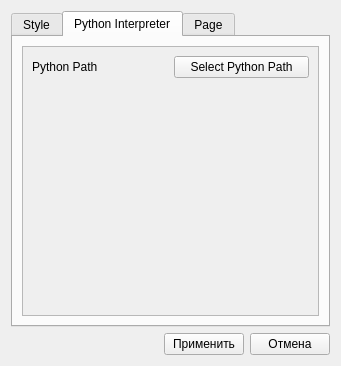
<?xml version="1.0" encoding="UTF-8"?>
<ui version="4.0">
 <class>Form</class>
 <widget class="QWidget" name="Form">
  <property name="windowModality">
   <enum>Qt::ApplicationModal</enum>
  </property>
  <property name="geometry">
   <rect>
    <x>0</x>
    <y>0</y>
    <width>341</width>
    <height>366</height>
   </rect>
  </property>
  <property name="windowTitle">
   <string>Settings</string>
  </property>
  <layout class="QVBoxLayout" name="verticalLayout">
   <item>
    <widget class="QTabWidget" name="tabWidget">
     <property name="tabPosition">
      <enum>QTabWidget::North</enum>
     </property>
     <property name="tabShape">
      <enum>QTabWidget::Rounded</enum>
     </property>
     <property name="currentIndex">
      <number>1</number>
     </property>
     <widget class="QWidget" name="styleTab">
      <attribute name="title">
       <string>Style</string>
      </attribute>
      <layout class="QVBoxLayout" name="verticalLayout_2">
       <item>
        <widget class="QScrollArea" name="scrollArea">
         <property name="widgetResizable">
          <bool>true</bool>
         </property>
         <widget class="QWidget" name="scrollAreaWidgetContents">
          <property name="geometry">
           <rect>
            <x>0</x>
            <y>0</y>
            <width>297</width>
            <height>271</height>
           </rect>
          </property>
          <layout class="QVBoxLayout" name="verticalLayout_4">
           <item>
            <layout class="QHBoxLayout" name="horizontalLayout_2">
             <item>
              <widget class="QLabel" name="label">
               <property name="text">
                <string>Style</string>
               </property>
              </widget>
             </item>
             <item>
              <widget class="QComboBox" name="styleList"/>
             </item>
            </layout>
           </item>
           <item>
            <layout class="QHBoxLayout" name="horizontalLayout_3">
             <item>
              <widget class="QLabel" name="label_2">
               <property name="text">
                <string>Font Code</string>
               </property>
              </widget>
             </item>
             <item>
              <widget class="QFontComboBox" name="fontList">
               <property name="font">
                <font>
                 <family>Gadugi</family>
                 <weight>50</weight>
                 <bold>false</bold>
                </font>
               </property>
              </widget>
             </item>
            </layout>
           </item>
           <item>
            <spacer name="verticalSpacer">
             <property name="orientation">
              <enum>Qt::Vertical</enum>
             </property>
             <property name="sizeHint" stdset="0">
              <size>
               <width>20</width>
               <height>40</height>
              </size>
             </property>
            </spacer>
           </item>
          </layout>
         </widget>
        </widget>
       </item>
      </layout>
     </widget>
     <widget class="QWidget" name="PythonInterpreterTab">
      <attribute name="title">
       <string>Python Interpreter</string>
      </attribute>
      <layout class="QVBoxLayout" name="verticalLayout_3">
       <item>
        <widget class="QScrollArea" name="scrollArea_2">
         <property name="widgetResizable">
          <bool>true</bool>
         </property>
         <widget class="QWidget" name="scrollAreaWidgetContents_2">
          <property name="geometry">
           <rect>
            <x>0</x>
            <y>0</y>
            <width>297</width>
            <height>271</height>
           </rect>
          </property>
          <layout class="QVBoxLayout" name="verticalLayout_5">
           <item>
            <layout class="QHBoxLayout" name="horizontalLayout_4">
             <item>
              <widget class="QLabel" name="label_3">
               <property name="text">
                <string>Python Path</string>
               </property>
              </widget>
             </item>
             <item>
              <widget class="QPushButton" name="pythonPath">
               <property name="text">
                <string>Select Python Path</string>
               </property>
              </widget>
             </item>
            </layout>
           </item>
           <item>
            <spacer name="verticalSpacer_2">
             <property name="orientation">
              <enum>Qt::Vertical</enum>
             </property>
             <property name="sizeHint" stdset="0">
              <size>
               <width>20</width>
               <height>40</height>
              </size>
             </property>
            </spacer>
           </item>
          </layout>
         </widget>
        </widget>
       </item>
      </layout>
     </widget>
     <widget class="QWidget" name="tab_3">
      <attribute name="title">
       <string>Page</string>
      </attribute>
     </widget>
    </widget>
   </item>
   <item>
    <layout class="QHBoxLayout" name="horizontalLayout">
     <item>
      <spacer name="horizontalSpacer">
       <property name="orientation">
        <enum>Qt::Horizontal</enum>
       </property>
       <property name="sizeHint" stdset="0">
        <size>
         <width>40</width>
         <height>20</height>
        </size>
       </property>
      </spacer>
     </item>
     <item>
      <widget class="QPushButton" name="applyButton">
       <property name="text">
        <string>Применить</string>
       </property>
      </widget>
     </item>
     <item>
      <widget class="QPushButton" name="canselButton">
       <property name="text">
        <string>Отмена</string>
       </property>
      </widget>
     </item>
    </layout>
   </item>
  </layout>
 </widget>
 <resources/>
 <connections/>
</ui>
